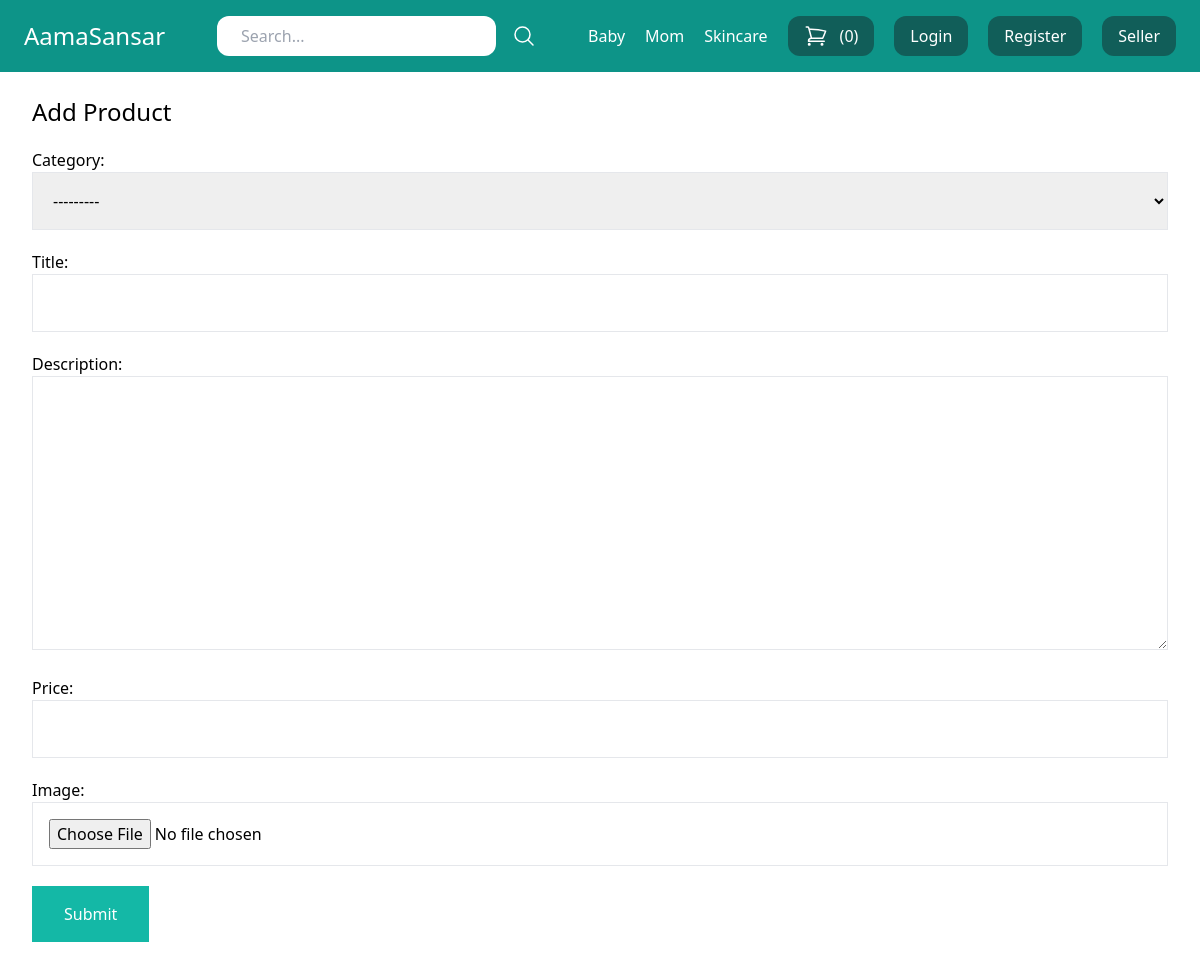
/seller/add-product/, run on the app's committed database.
### store/models.py (models this page shows)
class Category(models.Model):
    title = models.CharField(max_length=50)
    slug = models.SlugField(max_length=50)
    class Meta:
        verbose_name_plural = 'Categories'
    def __str__(self):
        return self.title

### userprofile/views.py (the view)
# urls.py: path('seller/add-product/', views.add_product, name='add_product'),
def add_product(request):
    if request.method == 'POST':
        form = ProductForm(request.POST, request.FILES)
        if form.is_valid():
            title = request.POST.get('title')
            product = form.save(commit=False)
            product.user = request.user
            product.slug = slugify(title)
            product.save()
            messages.success(request, 'The Product was added!')
            return redirect('seller')
    else:
        form = ProductForm()
    return render(request, 'userprofile/add_product.html',{
        'title' : 'Add Product',
        'form' : form
    })

### store/forms.py
class ProductForm(forms.ModelForm):
    class Meta:
        model = Product
        fields = ('category', 'title', 'description', 'price', 'image',)
        widgets = {
            'category' : forms.Select(attrs={
                'class' : 'w-full p-4 border border-gray-200'
            }),
            'title' : forms.TextInput(attrs={
                'class' : 'w-full p-4 border border-gray-200'
            }),
            'description' : forms.Textarea(attrs={
                'class' : 'w-full p-4 border border-gray-200'
            }),
            'price' : forms.TextInput(attrs={
                'class' : 'w-full p-4 border border-gray-200'
            }),
            'image' : forms.FileInput(attrs={
                'class' : 'w-full p-4 border border-gray-200'
            })        }

### store/cart.py (called while the page is built)
    def __len__(self):
        return sum(item['quantity'] for item in self.cart.values())

### store/context_processors.py (called while the page is built)
def cart(request):
    return{'cart': Cart(request)}

### store/templatetags/menu.py (called while the page is built)
@register.inclusion_tag('core/menu.html')
def menu():
    categories = Category.objects.all()
    return{'categories':categories}

### userprofile/templates/userprofile/add_product.html (shortened to what this page needs)
{% extends 'core/base.html' %}
{% block content %}
  <h1 class="text-2xl">{{ title }}</h1>
  <form method="post" action="." enctype="multipart/form-data" class="space-y-5">
    {{ form.as_p }}
    <button class="py-4 px-8 bg-teal-500 text-white hover:bg-teal-800">Submit</button>
  </form>
{% endblock %}

### core/templates/core/menu.html
{% for category in categories %}
<a href="{% url 'category_detail' category.slug %}" class="text-white">{{category.title}}</a>
{% endfor %}

### data on the page
Category: title "Baby"
Category: title "Mom"
Category: title "Skincare"

### other printed values
{{ cart|length }} "0"
{{ title }} "Add Product"
